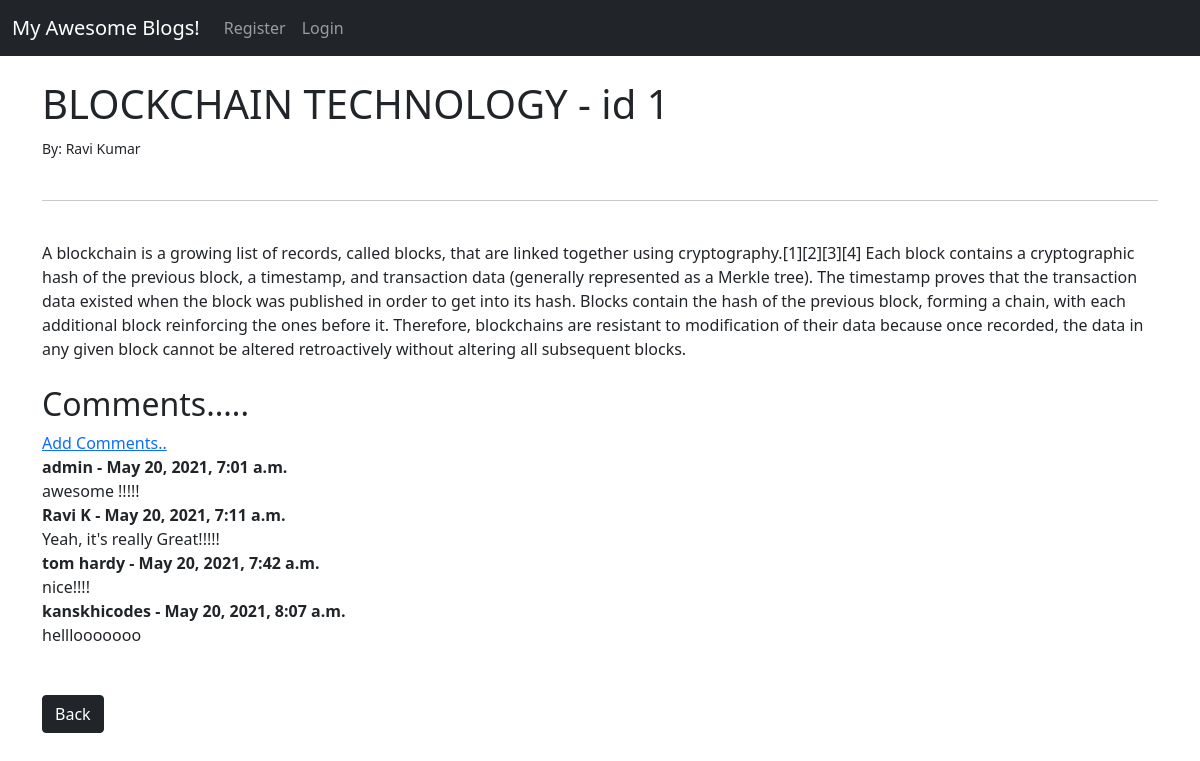
Screenshot of /article/4 with the database file from the repository.
### Blogs/models.py (models this page shows, shortened)
class Post(models.Model):
    title = models.CharField(max_length=255)
    author  = models.ForeignKey(User, on_delete=models.CASCADE)
    body = models.TextField()

class Comment(models.Model):
    post = models.ForeignKey(Post, related_name ="comments", on_delete=models.CASCADE)
    name  = models.CharField(max_length=255)
    body = models.TextField()
    date_added = models.DateTimeField(auto_now_add=True)

### Blogs/views.py (the view)
# urls.py: path('article/<int:pk>', ArticleDetailView.as_view(), name='article-details'),
class ArticleDetailView(DetailView):
    model = Post
    template_name = 'article_details.html'

### Blogs/templates/article_details.html (shortened to what this page needs)
  {% extends 'base.html'%}
 {% block content %}
<h1>{{ post.title }} - id {{ post.author.id}}</h1>
<small>By: {{ post.author.first_name}} {{post.author.last_name}}
<br></small><br>
<hr>
<br>
    {{post.body}}
<br><br>
<h2>Comments.....</h2>
{% if not post.comments.all %}
          No comments yet....  <a href="{% url 'add_comment' post.pk %}">[Add One]</a>
  {% else %}
      <a href="{% url 'add_comment' post.pk %}">Add Comments..</a><br>
     {% for comment in post.comments.all  %}
       <strong>
            {{ comment.name }} -
            {{ comment.date_added }}
        </strong>
  <br>
     {{ comment.body }}
     <br>
  {% endfor %}
{% endif %}
<br><br>
      <a href="{% url 'home'%}" class="btn btn-dark">Back</a>
{% endblock %}

### Blogs/templates/base.html (shortened to what this page needs)
<!doctype html>
<html lang="en">
  <head>
    <link href="https://cdn.jsdelivr.net/npm/bootstrap@5.0.1/dist/css/bootstrap.min.css" rel="stylesheet">
  </head>
  <body>
    <nav class="navbar navbar-expand-lg navbar-dark bg-dark">
        <div class="container-fluid">
          <a class="navbar-brand" href="{% url 'home' %}">My Awesome Blogs!</a>
          <div class="collapse navbar-collapse" id="navbarSupportedContent">
            <ul class="navbar-nav me-auto mb-2 mb-lg-0">
              {% if user.is_authenticated %}
              <li class="nav-item">
                <a class="nav-link" href="{% url 'add_post' %}">Add New Post</a>
              </li>
            </li>
            <li class="nav-item">
              <a class="nav-link" href="{% url 'logout' %}">Logout</a>
            </li>
              {% else %}
              <li class="nav-item">
                <a class="nav-link" href="{% url 'register' %}">Register</a>
              </li>
              <li class="nav-item">
                <a class="nav-link" href="{% url 'login' %}">Login</a>
              </li>
              {% endif %}
            </ul>
          </div>
        </div>
      </nav>
      <br>
    <div class="container">
        {% block content %}
        {% endblock %}
    </div>
  </body>
</html>

### rows the page displays
Post: title "BLOCKCHAIN TECHNOLOGY", author.id "1", author.first_name "Ravi", author.last_name "Kumar", body "A blockchain is a growing list of records, called blocks, that are linked together using cryptography.[1][2][3][4] Each block contains a cryptographic hash of the previous block, a timestamp, and transaction data (generally represented as a Merkle tree). The timestamp proves that the transaction data existed when the block was published in order to get into its hash. Blocks contain the hash of the previous block, forming a chain, with each additional block reinforcing the ones before it. Therefore, blockchains are resistant to modification of their data because once recorded, the data in any given block cannot be altered retroactively without altering all subsequent blocks."
Comment: name "admin", date_added "May 20, 2021, 7:01 a.m.", body "awesome !!!!!"
Comment: name "Ravi K", date_added "May 20, 2021, 7:11 a.m.", body "Yeah, it's really Great!!!!!"
Comment: name "tom hardy", date_added "May 20, 2021, 7:42 a.m.", body "nice!!!!"
Comment: name "kanskhicodes", date_added "May 20, 2021, 8:07 a.m.", body "helllooooooo"
